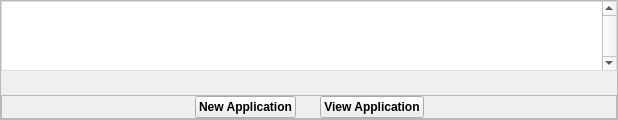
               <widget class="QFrame" name="application_content_frame">
                <property name="frameShape">
                 <enum>QFrame::StyledPanel</enum>
                </property>
                <property name="frameShadow">
                 <enum>QFrame::Raised</enum>
                </property>
                <layout class="QVBoxLayout" name="applicationContentFrame_layout">
                 <property name="spacing">
                  <number>24</number>
                 </property>
                 <property name="leftMargin">
                  <number>0</number>
                 </property>
                 <property name="topMargin">
                  <number>0</number>
                 </property>
                 <property name="rightMargin">
                  <number>0</number>
                 </property>
                 <property name="bottomMargin">
                  <number>0</number>
                 </property>
                 <item>
                  <widget class="QTableWidget" name="appications_table_widget">
                   <property name="maximumSize">
                    <size>
                     <width>16777215</width>
                     <height>16777215</height>
                    </size>
                   </property>
                   <property name="focusPolicy">
                    <enum>Qt::ClickFocus</enum>
                   </property>
                   <property name="styleSheet">
                    <string notr="true">QTableWidget {
    border: 1px solid rgb(220, 220, 220);
    background-color: white;
}

QHeaderView:Section {
    height: 30px;
    border: none;
    background-color: rgb(33, 150, 243);
    color: white;
}

QTableWidget:Item {
    padding-left: 3px;
}

QTableView::Item {
    background-color: rgb(213, 230, 243);
}

QTableView::Item:Alternate {
    background-color: rgb(236, 240, 243);
}

QTableView::Item:Selected {
   background-color: rgb(25, 105, 170);
}</string>
                   </property>
                   <property name="lineWidth">
                    <number>1</number>
                   </property>
                   <property name="verticalScrollBarPolicy">
                    <enum>Qt::ScrollBarAlwaysOn</enum>
                   </property>
                   <property name="sizeAdjustPolicy">
                    <enum>QAbstractScrollArea::AdjustToContents</enum>
                   </property>
                   <property name="editTriggers">
                    <set>QAbstractItemView::SelectedClicked</set>
                   </property>
                   <property name="alternatingRowColors">
                    <bool>true</bool>
                   </property>
                   <property name="selectionMode">
                    <enum>QAbstractItemView::SingleSelection</enum>
                   </property>
                   <property name="selectionBehavior">
                    <enum>QAbstractItemView::SelectRows</enum>
                   </property>
                   <property name="textElideMode">
                    <enum>Qt::ElideRight</enum>
                   </property>
                   <property name="showGrid">
                    <bool>false</bool>
                   </property>
                   <property name="gridStyle">
                    <enum>Qt::SolidLine</enum>
                   </property>
                   <property name="sortingEnabled">
                    <bool>true</bool>
                   </property>
                   <property name="wordWrap">
                    <bool>true</bool>
                   </property>
                   <property name="cornerButtonEnabled">
                    <bool>false</bool>
                   </property>
                   <property name="rowCount">
                    <number>0</number>
                   </property>
                   <attribute name="horizontalHeaderVisible">
                    <bool>false</bool>
                   </attribute>
                   <attribute name="horizontalHeaderCascadingSectionResizes">
                    <bool>false</bool>
                   </attribute>
                   <attribute name="horizontalHeaderMinimumSectionSize">
                    <number>32</number>
                   </attribute>
                   <attribute name="horizontalHeaderDefaultSectionSize">
                    <number>120</number>
                   </attribute>
                   <attribute name="horizontalHeaderStretchLastSection">
                    <bool>true</bool>
                   </attribute>
                   <attribute name="verticalHeaderStretchLastSection">
                    <bool>false</bool>
                   </attribute>
                   <column>
                    <property name="text">
                     <string>Company</string>
                    </property>
                    <property name="font">
                     <font>
                      <weight>75</weight>
                      <bold>true</bold>
                     </font>
                    </property>
                    <property name="background">
                     <color>
                      <red>255</red>
                      <green>255</green>
                      <blue>255</blue>
                     </color>
                    </property>
                   </column>
                   <column>
                    <property name="text">
                     <string>Position</string>
                    </property>
                    <property name="font">
                     <font>
                      <weight>75</weight>
                      <bold>true</bold>
                     </font>
                    </property>
                   </column>
                   <column>
                    <property name="text">
                     <string>Location</string>
                    </property>
                    <property name="font">
                     <font>
                      <weight>75</weight>
                      <bold>true</bold>
                     </font>
                    </property>
                   </column>
                   <column>
                    <property name="text">
                     <string>Status</string>
                    </property>
                    <property name="font">
                     <font>
                      <weight>75</weight>
                      <bold>true</bold>
                     </font>
                    </property>
                   </column>
                   <column>
                    <property name="text">
                     <string>Date</string>
                    </property>
                    <property name="font">
                     <font>
                      <weight>75</weight>
                      <bold>true</bold>
                     </font>
                    </property>
                   </column>
                  </widget>
                 </item>
                 <item>
                  <widget class="QFrame" name="application_content_actions_frame">
                   <property name="frameShape">
                    <enum>QFrame::StyledPanel</enum>
                   </property>
                   <property name="frameShadow">
                    <enum>QFrame::Raised</enum>
                   </property>
                   <layout class="QHBoxLayout" name="applicationContentActionsFrame_layout">
                    <property name="spacing">
                     <number>24</number>
                    </property>
                    <property name="leftMargin">
                     <number>0</number>
                    </property>
                    <property name="topMargin">
                     <number>0</number>
                    </property>
                    <property name="rightMargin">
                     <number>0</number>
                    </property>
                    <property name="bottomMargin">
                     <number>0</number>
                    </property>
                    <item>
                     <spacer name="application_content_actions_left_spacer">
                      <property name="orientation">
                       <enum>Qt::Horizontal</enum>
                      </property>
                      <property name="sizeHint" stdset="0">
                       <size>
                        <width>107</width>
                        <height>20</height>
                       </size>
                      </property>
                     </spacer>
                    </item>
                    <item>
                     <widget class="QPushButton" name="new_application_button">
                      <property name="font">
                       <font>
                        <pointsize>9</pointsize>
                        <weight>75</weight>
                        <bold>true</bold>
                       </font>
                      </property>
                      <property name="text">
                       <string>New Application</string>
                      </property>
                     </widget>
                    </item>
                    <item>
                     <widget class="QPushButton" name="view_application_button">
                      <property name="font">
                       <font>
                        <pointsize>9</pointsize>
                        <weight>75</weight>
                        <bold>true</bold>
                       </font>
                      </property>
                      <property name="text">
                       <string>View Application</string>
                      </property>
                     </widget>
                    </item>
                    <item>
                     <spacer name="application_content_actions_right_spacer">
                      <property name="orientation">
                       <enum>Qt::Horizontal</enum>
                      </property>
                      <property name="sizeHint" stdset="0">
                       <size>
                        <width>107</width>
                        <height>20</height>
                       </size>
                      </property>
                     </spacer>
                    </item>
                   </layout>
                  </widget>
                 </item>
                </layout>
               </widget>
